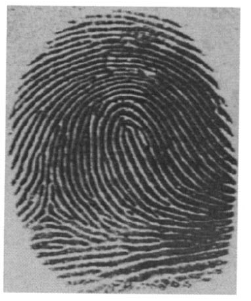
#> input picture fingerprint1.png, 251 x 301 px
$ jupyter execute FLANN.ipynb
#> lines starting #> are read from the running program, lines starting #| are printed output that depends on the picture
[cell 1]
import cv2
import numpy as np
import matplotlib.pyplot as plt

[cell 2]
def compute_fingerprint_match(img1_path, img2_path, visualize=True):
#> called with img1_path = 'fingerprint1.png', img2_path = 'fingerprint2.png', visualize = True
    img1 = cv2.imread(img1_path, cv2.IMREAD_GRAYSCALE)
#> img1 is the input picture: shape (301, 251); min 31, max 255, mean 123.5
    img2 = cv2.imread(img2_path, cv2.IMREAD_GRAYSCALE)
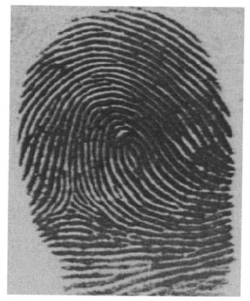
#> input picture fingerprint2.png, 250 x 301 px
#> img2 is the input picture: shape (301, 250); min 33, max 255, mean 122.9

    if img1 is None or img2 is None:
        raise ValueError("One or both image paths are invalid or not found.")

    sift = cv2.SIFT_create()

    kp1, des1 = sift.detectAndCompute(img1, None)
#> kp1 = 1830 keypoints; strongest (x, y, size): (13, 182, 3.1), (234, 172, 3.4), (99, 16, 2.5), (108, 16, 2.6)
    kp2, des2 = sift.detectAndCompute(img2, None)
#> kp2 = 1674 keypoints; strongest (x, y, size): (139, 8, 2.5), (125, 294, 2.8), (201, 168, 3), (153, 294, 2.5)

    if des1 is None or des2 is None:
        raise ValueError("Could not compute descriptors on one or both images.")

    index_params = dict(algorithm=1, trees=5)
    search_params = dict(checks=50)
    flann = cv2.FlannBasedMatcher(index_params, search_params)

    matches = flann.knnMatch(des1, des2, k=2)
#> matches = 1830 matches

    good_matches = [m for m, n in matches if m.distance < 0.7 * n.distance]
#> good_matches = 18 matches

    if visualize:
        match_img = cv2.drawMatches(img1, kp1, img2, kp2, good_matches, None, flags=2)
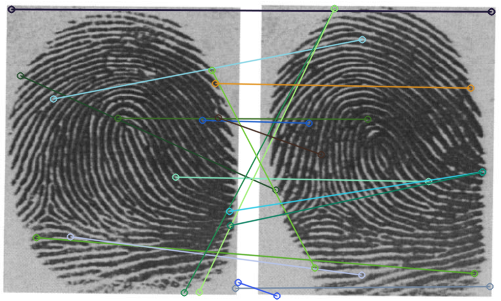
#> match_img: shape (301, 501, 3); mean of channels 0, 1, 2 122.3, 123.7, 121.3; drawn as B, G, R
        plt.figure(figsize=(12, 6))
        plt.imshow(match_img)
        plt.title(f'Matched Features ({len(good_matches)} good matches)')
        plt.axis('off')
        plt.show()

    score = len(good_matches) / min(len(kp1), len(kp2)) * 100
#> score = 1.08
    print(f"🔍 Match Score: {score:.2f}%")
#| 🔍 Match Score: 1.08%

    return score

[cell 3]
img_path1 = "fingerprint1.png"
img_path2 = "fingerprint2.png"

score = compute_fingerprint_match(img_path1, img_path2, visualize=True)
#> score = 1.08

[cell 4]
img_path1 = "fingerprint3.png"
img_path2 = "fingerprint4.png"

score = compute_fingerprint_match(img_path1, img_path2, visualize=True)
#> call 2 of compute_fingerprint_match, with img1_path = 'fingerprint3.png', img2_path = 'fingerprint4.png', visualize = True
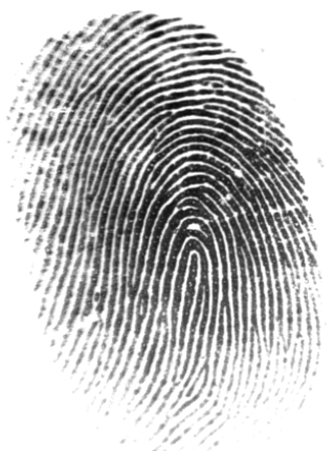
#> input picture fingerprint3.png, 328 x 458 px
#> in compute_fingerprint_match, img1 is the input picture: shape (458, 328); min 5, max 255, mean 190.9
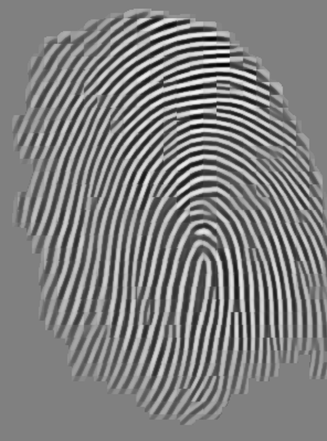
#> input picture fingerprint4.png, 327 x 441 px
#> in compute_fingerprint_match, img2 is the input picture: shape (441, 327); min 0, max 255, mean 127.1
#> in compute_fingerprint_match (call 2), `kp1, des1 = sift.detectAndCompute(img1, None)`: kp1 = 2851 keypoints; strongest (x, y, size): (174, 111, 3.6), (176, 210, 3.5), (200, 107, 3.5), (182, 109, 3)
#> in compute_fingerprint_match (call 2), `kp2, des2 = sift.detectAndCompute(img2, None)`: kp2 = 185 keypoints; strongest (x, y, size): (253, 77, 3.5), (213, 90, 4), (267, 92, 3.4), (236, 314, 2.8)
#> in compute_fingerprint_match (call 2), `matches = flann.knnMatch(des1, des2, k=2)`: matches = 2851 matches
#> in compute_fingerprint_match (call 2), `good_matches = [m for m, n in matches if m.distance < 0.7 * n.distance]`: good_matches = 22 matches
#> in compute_fingerprint_match (call 2), `match_img = cv2.drawMatches(img1, kp1, img2, kp2, good_matches, None, ..`:
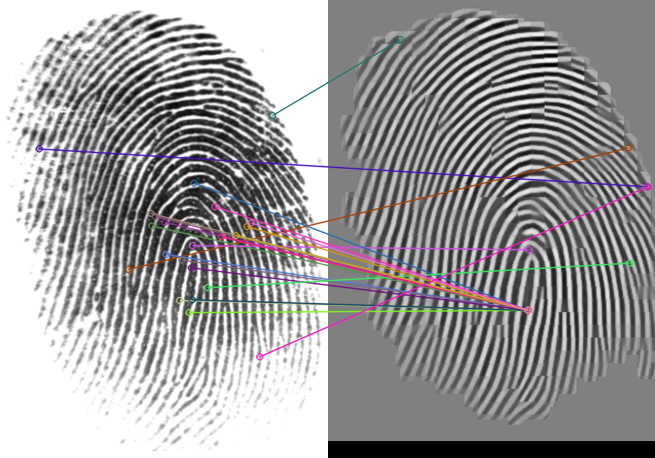
#> match_img: shape (458, 655, 3); mean of channels 0, 1, 2 156.3, 155.5, 156.8; drawn as B, G, R
#> in compute_fingerprint_match (call 2), `score = len(good_matches) / min(len(kp1), len(kp2)) * 100`: score = 11.89
#| 🔍 Match Score: 11.89%
#> score = 11.89

[cell 5]
img_path1 = "fingerprint5.png"
img_path2 = "fingerprint6.png"

score = compute_fingerprint_match(img_path1, img_path2, visualize=True)
#> call 3 of compute_fingerprint_match, with img1_path = 'fingerprint5.png', img2_path = 'fingerprint6.png', visualize = True
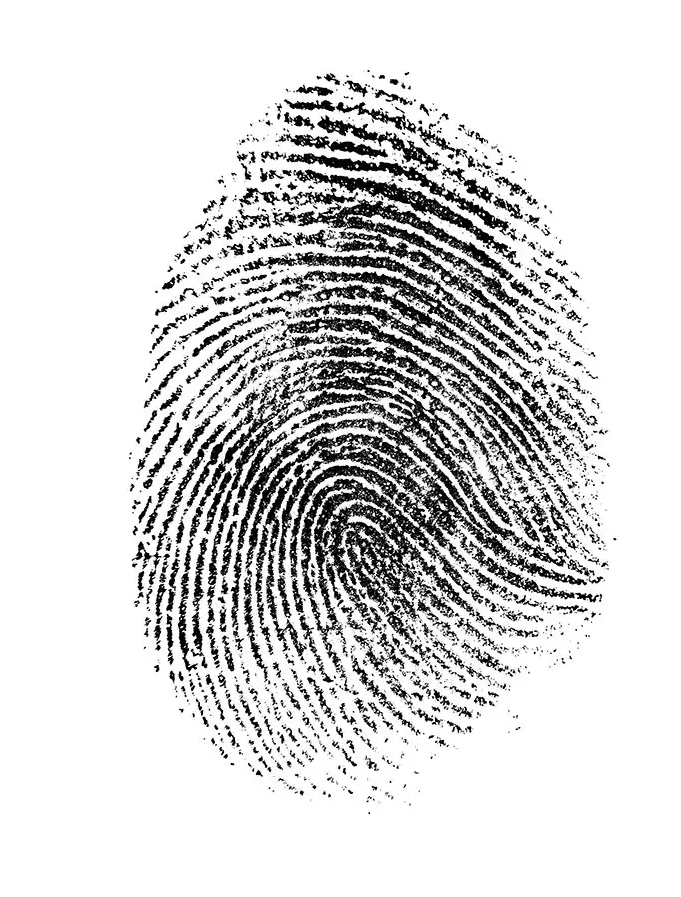
#> input picture Print Samples/fingerprint5.png, 681 x 897 px, found by its file name
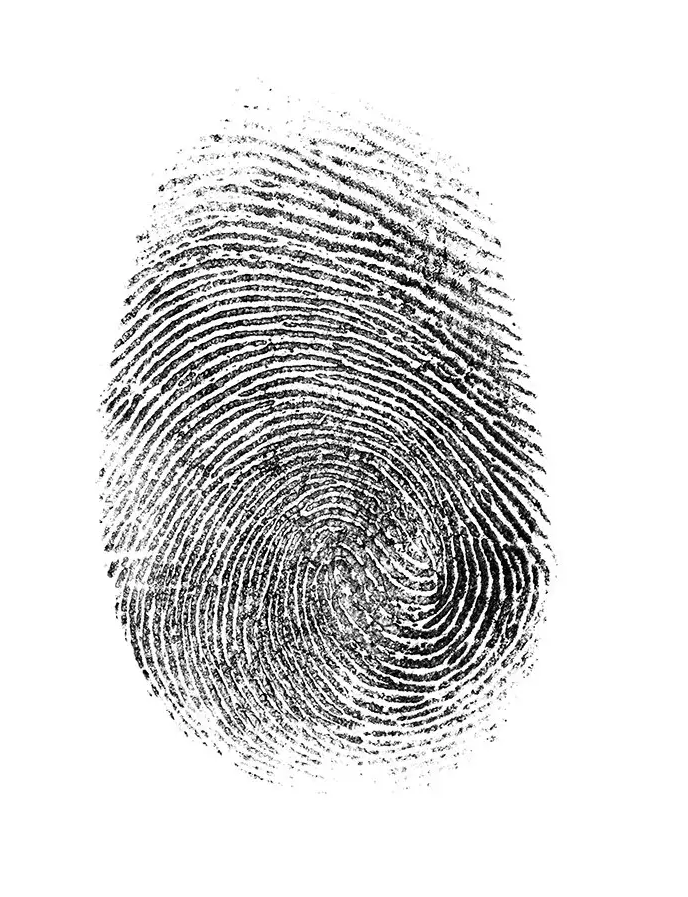
#> input picture Print Samples/fingerprint6.png, 688 x 897 px, found by its file name
#> in compute_fingerprint_match (call 3), `kp1, des1 = sift.detectAndCompute(img1, None)`: kp1 = 6584 keypoints; strongest (x, y, size): (416, 176, 1.9), (314, 787, 2.2), (301, 792, 2.5), (243, 141, 2.1)
#> in compute_fingerprint_match (call 3), `kp2, des2 = sift.detectAndCompute(img2, None)`: kp2 = 6516 keypoints; strongest (x, y, size): (514, 324, 1.8), (444, 242, 1.9), (498, 395, 2.2), (429, 743, 2.2)
#> in compute_fingerprint_match (call 3), `matches = flann.knnMatch(des1, des2, k=2)`: matches = 6584 matches
#> in compute_fingerprint_match (call 3), `good_matches = [m for m, n in matches if m.distance < 0.7 * n.distance]`: good_matches = 19 matches
#> in compute_fingerprint_match (call 3), `match_img = cv2.drawMatches(img1, kp1, img2, kp2, good_matches, None, ..`:
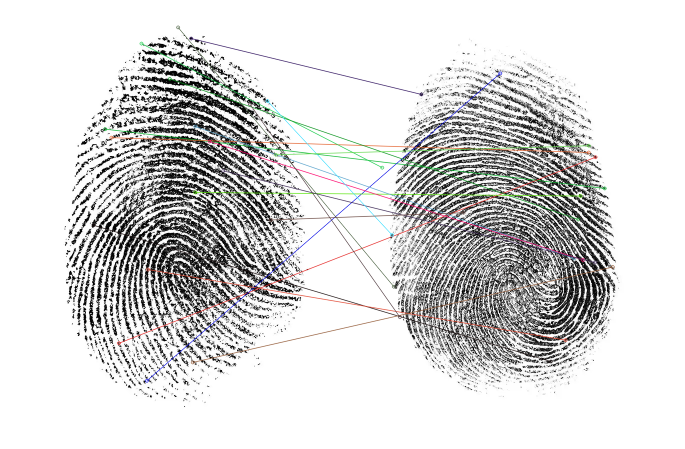
#> match_img: shape (897, 1369, 3) (shown at 1/2 size); mean of channels 0, 1, 2 215.2, 215.6, 215.6; drawn as B, G, R
#> in compute_fingerprint_match (call 3), `score = len(good_matches) / min(len(kp1), len(kp2)) * 100`: score = 0.292
#| 🔍 Match Score: 0.29%
#> score = 0.292
